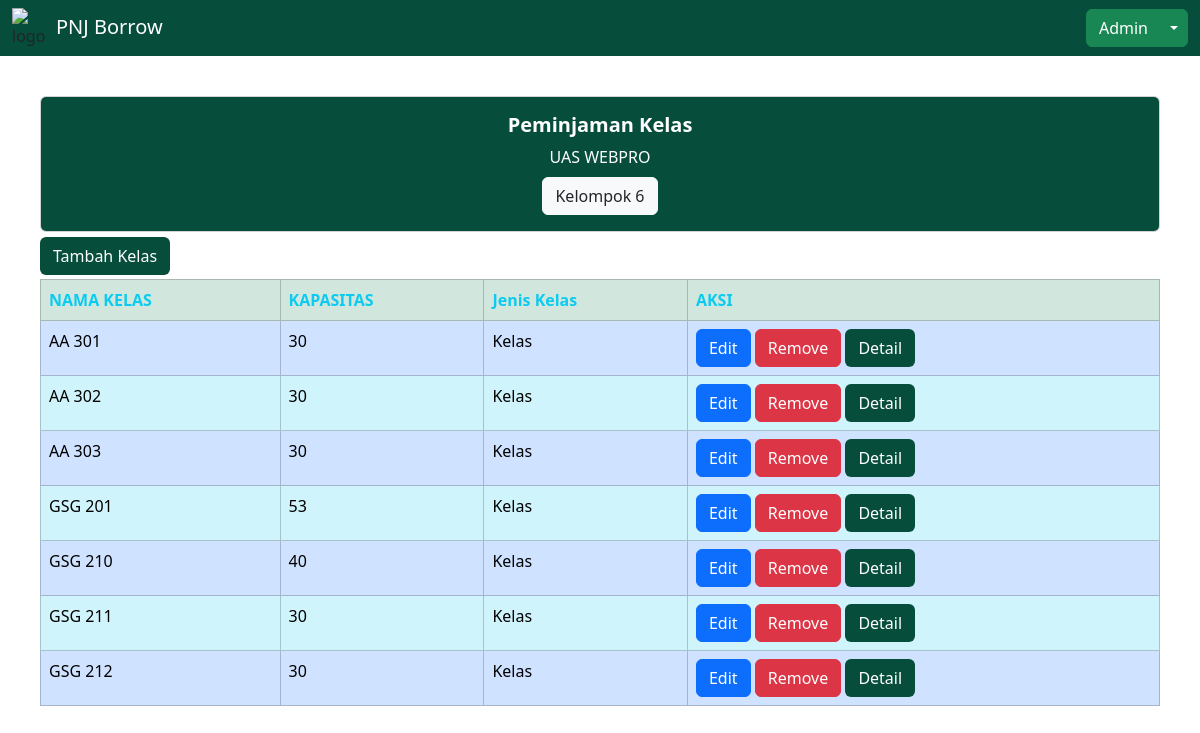
The app's page /index.php (signed in) with its own data.
### tables this page shows
CREATE TABLE IF NOT EXISTS `kelas` (
  `id_kelas` varchar(50) NOT NULL,
  `nama_kelas` varchar(50) NOT NULL,
  `kapasitas_kelas` int NOT NULL,
  `jenis_kelas` varchar(50) NOT NULL DEFAULT 'Kelas',
  PRIMARY KEY (`id_kelas`)
);

### index.php (the view, shortened to what this page needs)
<?php
include("connection.php");
$isAdmin = $_SESSION['status_user'] == 'Administrator';
$query = "SELECT * FROM kelas";
$result = $conn->query($query);
$pinjamruangan = array();
if ($result !== false) {
  while ($row = $result->fetch(PDO::FETCH_ASSOC)) {
    $pinjamruangan[] = array(
      'id' => $row['id_kelas'],
      'namakelas' => $row['nama_kelas'],
      'kapasitas' => $row['kapasitas_kelas'],
      'jenis_kelas' => $row['jenis_kelas'],
    );
  }
} else {
  echo "Error executing query: " . $conn->errorInfo()[2];
}
?>
<!DOCTYPE html>
<html lang="en">
<head>
  <link href="https://cdn.jsdelivr.net/npm/bootstrap@5.3.2/dist/css/bootstrap.min.css" rel="stylesheet" />
</head>
<body>
  <div class="page-holder bg-cover">
    <nav style="background-color: #064e3b;" class="navbar navbar-expand-xl navbar-light">
      <div class="container-fluid">
        <div class="d-flex flex-row">
          <img src="./Meta/logoooo0.png" style="width: 40px; height: 40px;" alt="logo">
          <div class="p-1">
            <a class="navbar-brand text-white" href="#">PNJ Borrow</a>
          </div>
        </div>
        <div class="btn-group">
          <button type="button" class="btn btn-success text-white"><?= $_SESSION["username"] ?></button>
          <button type="button" class="btn dropdown-toggle dropdown-toggle-split btn-success" data-bs-toggle="dropdown" data-bs-display="static" aria-expanded="false">
          </button>
        </div>
      </div>
    </nav>
    <div class="filter-box" style="padding-bottom: 10px; border-radius: 30px; padding: 40px;">
      <header class="text-center text-white">
        <div class="row">
          <div class="col-sm-12 mb-3 mb-sm-0 center mx-auto">
            <div class="card">
              <div style="border-radius: 5px; background-color: #064e3b;" class="card-body">
                <h5 class="card-title text-success fw-bolder text-white">Peminjaman Kelas</h5>
                <p class="card-title text-success text-white">UAS WEBPRO</p>
                <button type="button" class="btn btn-light" data-bs-toggle="modal" data-bs-target="#Anggota">
                  <p class="card-text text-light text-dark">Kelompok 6</p>
                </button>
              </div>
            </div>
          </div>
        </div>
      </header>
      <?php if ($isAdmin) : ?>
        <div style="margin-top: 5px;">
          <button style="background-color: #064e3b;" type="button" class="btn mb-1 text-white" data-bs-toggle="modal" data-bs-target="#adminActionsModal">
            Tambah Kelas
          </button>
        </div>
      <?php endif; ?>
      <table class='table table-hover table-bordered '>
        <thead class=" table-success ">
          <tr>
            <th class="text-info">NAMA KELAS</th>
            <th class="text-info">KAPASITAS</th>
            <th class="text-info">Jenis Kelas</th>
            <th class="text-info">AKSI</th>
          </tr>
        </thead>
        <tbody id="TableJadwal">
          <?php foreach ($pinjamruangan as $key => $jadwal) : ?>
            <tr class="<?php echo $key % 2 == 0 ? 'table-primary' : 'table-info'; ?> ">
              <td><?php echo $jadwal['namakelas']; ?></td>
              <td><?php echo $jadwal['kapasitas']; ?></td>
              <td><?php echo $jadwal['jenis_kelas']; ?></td>
              <td>
                <?php if ($isAdmin) : ?>
                  <a href="edit_data.php?id=<?php echo $jadwal['id']; ?>" class="btn btn-primary">Edit</a>
                  <a href="remove_data.php?id=<?php echo $jadwal['id']; ?>" class="btn btn-danger">Remove</a>
                <?php endif; ?>
                <a style="background-color: #064e3b;" href="detail_kelas.php?id=<?php echo $jadwal['id']; ?>" class="btn text-white ">Detail</a>
              </td>
            </tr>
          <?php endforeach; ?>
        </tbody>
      </table>
    </div>
  </div>
</body>
</html>

### records on screen
kelas: nama_kelas "AA 301", kapasitas_kelas "30", jenis_kelas "Kelas"
kelas: nama_kelas "AA 302", kapasitas_kelas "30", jenis_kelas "Kelas"
kelas: nama_kelas "AA 303", kapasitas_kelas "30", jenis_kelas "Kelas"
kelas: nama_kelas "GSG 201", kapasitas_kelas "53", jenis_kelas "Kelas"
kelas: nama_kelas "GSG 210", kapasitas_kelas "40", jenis_kelas "Kelas"
kelas: nama_kelas "GSG 211", kapasitas_kelas "30", jenis_kelas "Kelas"
kelas: nama_kelas "GSG 212", kapasitas_kelas "30", jenis_kelas "Kelas"

### other values on screen
$_SESSION["username"] "Admin"
